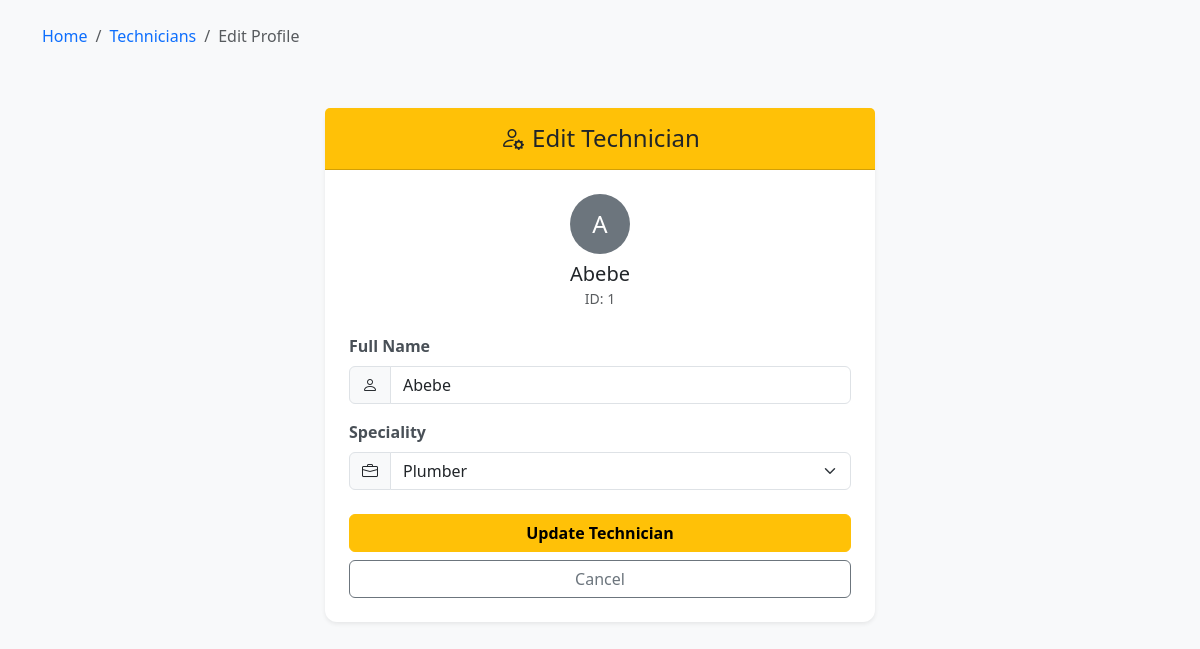
Screenshot of /edit-technician/Abebe/ with the database file from the repository.
### maintain/models.py (models this page shows, shortened)
class Technician(models.Model):
    name = models.CharField(max_length=100)
    Speciality = models.ForeignKey(Speciality,on_delete=models.SET_NULL,null=True)

### maintain/views.py (the view)
# urls.py: path('edit-technician/<str:tech_name>/', edit_technician, name='edit_technician'),
def edit_technician(request, tech_name):
    tech = Technician.objects.get(name=tech_name)
    specs = Speciality.objects.all()
    if request.method == 'POST':
        tech.name = request.POST.get('name')
        tech.Speciality = Speciality.objects.get(name=request.POST.get('speciality'))
        tech.save()
        return redirect('technician_list')
    return render(request, 'edit_technician.html', {'technician': tech, 'specialities': specs})

### maintain/templates/edit_technician.html (shortened to what this page needs)
<!DOCTYPE html>
<html lang="en">
<head>
    <link href="https://cdn.jsdelivr.net/npm/bootstrap@5.3.0/dist/css/bootstrap.min.css" rel="stylesheet">
    <link rel="stylesheet" href="https://cdn.jsdelivr.net/npm/bootstrap-icons@1.10.0/font/bootstrap-icons.css">
</head>
<body>
    <div class="container">
        <nav class="mt-4" aria-label="breadcrumb">
            <ol class="breadcrumb">
                <li class="breadcrumb-item"><a href="{% url 'order' %}" class="text-decoration-none">Home</a></li>
                <li class="breadcrumb-item"><a href="{% url 'technician_list' %}"
                        class="text-decoration-none">Technicians</a></li>
                <li class="breadcrumb-item active" aria-current="page">Edit Profile</li>
            </ol>
        </nav>
        <div class="card edit-card shadow-sm">
            <div class="card-header bg-warning py-3 text-center">
                <h1 class="h4 mb-0 text-dark">
                    <i class="bi bi-person-gear me-2"></i>Edit Technician
                </h1>
            </div>
            <div class="card-body p-4">
                <div class="text-center mb-4">
                    <div class="rounded-circle bg-secondary text-white d-inline-flex justify-content-center align-items-center mb-2"
                        style="width: 60px; height: 60px; font-size: 1.5rem;">
                        {{ technician.name|slice:":1"|upper }}
                    </div>
                    <h5 class="mb-0">{{ technician.name }}</h5>
                    <small class="text-muted">ID: {{ technician.id|default:"N/A" }}</small>
                </div>
                <form method="POST">
                    <div class="mb-3">
                        <label for="techName" class="form-label">Full Name</label>
                        <div class="input-group">
                            <span class="input-group-text"><i class="bi bi-person"></i></span>
                            <input type="text" id="techName" name="name" class="form-control"
                                value="{{ technician.name }}" required>
                        </div>
                    </div>
                    <div class="mb-4">
                        <label for="techSpec" class="form-label">Speciality</label>
                        <div class="input-group">
                            <span class="input-group-text"><i class="bi bi-briefcase"></i></span>
                            <select id="techSpec" name="speciality" class="form-select">
                                {% for spec in specialities %}
                                <option value="{{ spec.name }}" >
                                    {{ spec.name }}
                                </option>
                                {% endfor %}
                            </select>
                        </div>
                    </div>
                    <div class="d-grid gap-2">
                        <button type="submit" class="btn btn-warning fw-bold">Update Technician</button>
                        <a href="{% url 'technician_list' %}" class="btn btn-outline-secondary">Cancel</a>
                    </div>
                </form>
            </div>
        </div>
    </div>
</body>
</html>

### maintain/templates/edit_technician.html (style rules this page uses)
body { background-color: #f8f9fa; }
.edit-card { max-width: 550px; margin: 60px auto; border: none; border-radius: 12px; }
.form-label { font-weight: 600; color: #495057; }

### rows the page displays
Technician: name "A", name "Abebe", id "1"

### other values shown
form field speciality "Plumber"
